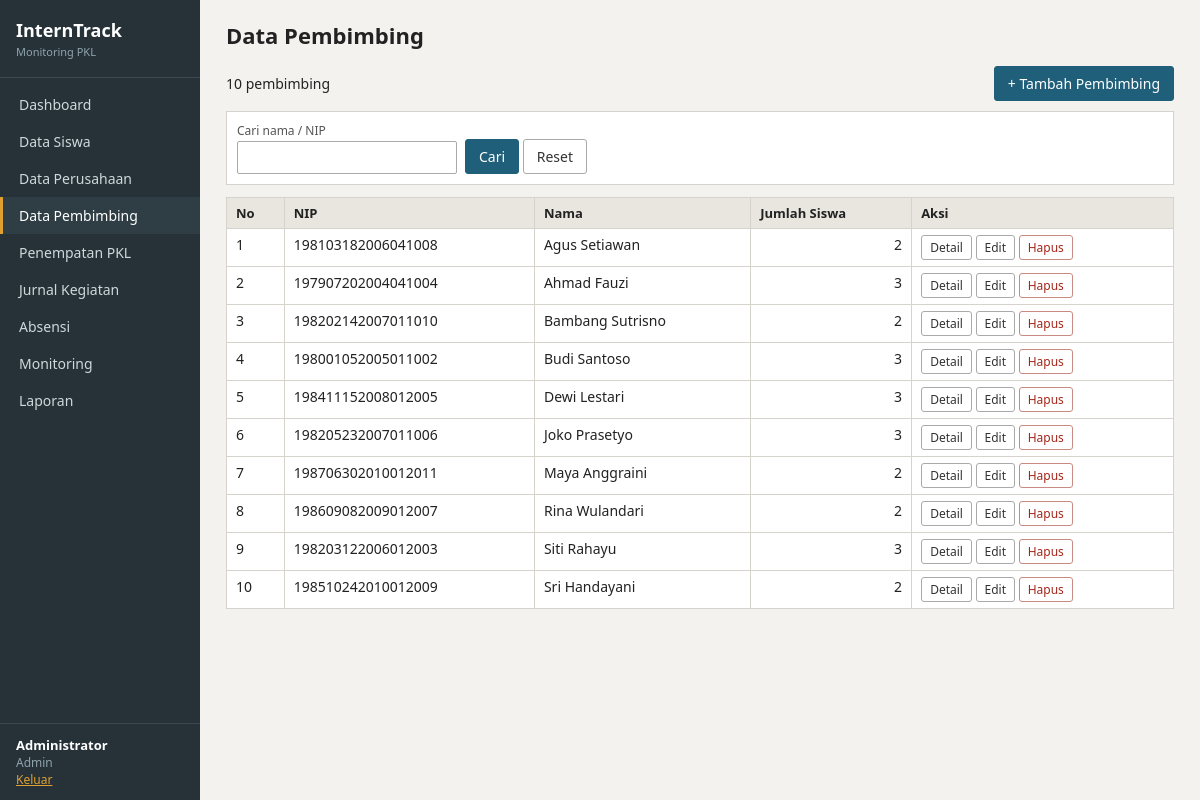
Screenshot of /admin/pembimbing.php (signed in) with the database file from the repository.
### tables this page shows
CREATE TABLE pembimbing (
    id_pembimbing INT AUTO_INCREMENT,
    nip VARCHAR(20) UNIQUE,
    nama_pembimbing VARCHAR(100) NOT NULL,
    id_user INT UNIQUE,
    PRIMARY KEY (id_pembimbing),
    FOREIGN KEY (id_user) REFERENCES users(id_user) ON DELETE SET NULL ON UPDATE CASCADE
);

### admin/pembimbing.php (the view, shortened to what this page needs)
<?php
require __DIR__ . '/../config/config.php';
    ?>
    <?php
$qs = get('q');
$where = '1=1'; $par = [];
$rows = all("SELECT b.*, (SELECT COUNT(*) FROM siswa s WHERE s.id_pembimbing = b.id_pembimbing) jml FROM pembimbing b WHERE $where ORDER BY b.nama_pembimbing", $par);
page_start('Data Pembimbing', 'pembimbing.php');
?>
<div class="top"><span><?= count($rows) ?> pembimbing</span><a class="btn" href="pembimbing.php?act=add">+ Tambah Pembimbing</a></div>
<form method="get" class="filter">
    <div><label>Cari nama / NIP</label><input type="text" name="q" value="<?= e($qs) ?>"></div>
    <div><button class="btn">Cari</button> <a class="btn btn-gray" href="pembimbing.php">Reset</a></div>
</form>
<table>
    <tr><th>No</th><th>NIP</th><th>Nama</th><th>Jumlah Siswa</th><th>Aksi</th></tr>
    <?php foreach ($rows as $i => $r): ?>
        <tr>
            <td><?= $i + 1 ?></td>
            <td><?= e($r['nip']) ?></td>
            <td><?= e($r['nama_pembimbing']) ?></td>
            <td class="num"><?= $r['jml'] ?></td>
            <td class="act">
                <a class="btn btn-sm btn-gray" href="pembimbing.php?act=detail&id=<?= $r['id_pembimbing'] ?>">Detail</a>
                <a class="btn btn-sm btn-gray" href="pembimbing.php?act=edit&id=<?= $r['id_pembimbing'] ?>">Edit</a>
                <?= delete_form('pembimbing.php', $r['id_pembimbing'], 'Hapus', 'Hapus pembimbing ' . $r['nama_pembimbing'] . '?') ?>
            </td>
        </tr>
    <?php endforeach; ?>
</table>
<?php page_end(); ?>

### config/config.php (shortened to what this page needs)
<?php
$DB_HOST = 'localhost';
$DB_NAME = 'interntrack';
$DB_USER = 'root';
$DB_PASS = '';
try {
    $db = new PDO("mysql:host=$DB_HOST;dbname=$DB_NAME;charset=utf8mb4", $DB_USER, $DB_PASS, [
        PDO::ATTR_ERRMODE => PDO::ERRMODE_EXCEPTION,
        PDO::ATTR_DEFAULT_FETCH_MODE => PDO::FETCH_ASSOC,
    ]);
} catch (PDOException $ex) {
    die('Koneksi database gagal. Pastikan database "' . htmlspecialchars($DB_NAME) . '" sudah dibuat dan SQL sudah di-import. <br>' . htmlspecialchars($ex->getMessage()));
}
function q($sql, $params = []) { global $db; $st = $db->prepare($sql); $st->execute($params); return $st; }
function all($sql, $params = []) { return q($sql, $params)->fetchAll(); }
function e($s) { return htmlspecialchars((string)$s, ENT_QUOTES, 'UTF-8'); }
function get($k) { return trim($_GET[$k] ?? ''); }
function me() { return $_SESSION['user'] ?? null; }
function page_start($title, $active = '') {
    $u = me();
    $all = ['admin', 'pembimbing', 'perusahaan', 'siswa'];
    $a = BASE . ($u['role'] === 'siswa' ? '/siswa/' : '/admin/');
    $menu = [
        [$a . 'dashboard.php', 'Dashboard', $all],
        [$a . 'siswa.php', 'Data Siswa', ['admin', 'pembimbing', 'perusahaan']],
        [$a . 'perusahaan.php', 'Data Perusahaan', ['admin']],
        [$a . 'pembimbing.php', 'Data Pembimbing', ['admin']],
        [$a . 'penempatan.php', 'Penempatan PKL', ['admin']],
        [$a . 'jurnal.php', 'Jurnal Kegiatan', $all],
        [$a . 'absensi.php', 'Absensi', $all],
        [$a . 'monitoring.php', 'Monitoring', $all],
        [BASE . '/laporan/laporan.php', 'Laporan', ['admin', 'pembimbing', 'perusahaan']],
    ];
    $roleLabel = ['admin' => 'Admin', 'pembimbing' => 'Guru Pembimbing', 'perusahaan' => 'Perusahaan', 'siswa' => 'Siswa'];
    echo '<!DOCTYPE html><html lang="id"><head><meta charset="utf-8"><meta name="viewport" content="width=device-width, initial-scale=1">';
    echo '<title>' . e($title) . ' - InternTrack</title><link rel="stylesheet" href="' . BASE . '/assets/style.css"></head><body>';
    echo '<div class="side"><div class="brand">InternTrack<small>Monitoring PKL</small></div><ul>';
    foreach ($menu as $m) {
        echo '<li><a href="' . $m[0] . '"' . ($active === basename($m[0]) ? ' class="on"' : '') . '>' . $m[1] . '</a></li>';
    }
    echo '</ul><div class="who"><b>' . e($u['name']) . '</b><br>' . $roleLabel[$u['role']] . '<br><a href="' . BASE . '/auth/logout.php">Keluar</a></div></div>';
    echo '<div class="main"><h1>' . e($title) . '</h1>';
}
function page_end() {
    echo '</div></body></html>';
}
function delete_form($url, $id, $label = 'Hapus', $pesan = 'Yakin ingin menghapus data ini?') {
    return '<form method="post" action="' . e($url) . '" class="inline" onsubmit="return confirm(\'' . e($pesan) . '\')">'
        . '<input type="hidden" name="do" value="delete"><input type="hidden" name="id" value="' . (int)$id . '">'
        . '<button class="btn btn-sm btn-red">' . e($label) . '</button></form>';
}

### assets/style.css (style rules this page uses)
* { box-sizing: border-box; }
body { margin: 0; font-family: "Segoe UI", Arial, sans-serif; font-size: 14px; color: #222; background: #f3f2ee; }
a { color: #1f5f7a; }
.side { position: fixed; top: 0; left: 0; bottom: 0; width: 200px; background: #263238; color: #cfd8dc; display: flex; flex-direction: column; }
.brand { padding: 18px 16px; font-size: 18px; font-weight: bold; color: #fff; border-bottom: 1px solid #3a4850; }
.brand small { display: block; font-size: 11px; font-weight: normal; color: #90a4ae; margin-top: 2px; }
.side ul { list-style: none; margin: 0; padding: 8px 0; flex: 1; }
.side li a { display: block; padding: 9px 16px; color: #cfd8dc; text-decoration: none; border-left: 3px solid transparent; }
.side li a.on { background: #2f3d44; border-left-color: #e0a030; color: #fff; }
.who { padding: 12px 16px; font-size: 12px; border-top: 1px solid #3a4850; color: #90a4ae; }
.who b { color: #fff; font-size: 13px; }
.who a { color: #e0a030; }
.main { margin-left: 200px; padding: 20px 26px 40px; }
h1 { font-size: 22px; margin: 0 0 16px; }
.btn { display: inline-block; padding: 7px 13px; font: inherit; border: 1px solid #1f5f7a; background: #1f5f7a; color: #fff; text-decoration: none; cursor: pointer; border-radius: 3px; }
.btn-gray { background: #fff; color: #333; border-color: #aaa; }
.btn-red { background: #fff; color: #a32619; border-color: #c98a83; }
.btn-sm { padding: 3px 8px; font-size: 12px; }
form.inline { display: inline; }
table { border-collapse: collapse; width: 100%; background: #fff; }
th, td { border: 1px solid #d5d3cc; padding: 6px 9px; text-align: left; vertical-align: top; }
th { background: #e8e6df; font-size: 13px; }
td.num, th.num { text-align: right; }
td.act { white-space: nowrap; }
.filter { background: #fff; border: 1px solid #d5d3cc; padding: 10px; margin-bottom: 12px; display: flex; flex-wrap: wrap; gap: 8px; align-items: end; }
.filter label { display: block; font-size: 12px; color: #555; margin-bottom: 2px; }
.top { display: flex; justify-content: space-between; align-items: center; margin-bottom: 10px; gap: 10px; }
input[type=text], input[type=password], input[type=date], input[type=time], select, textarea { font: inherit; padding: 6px 8px; border: 1px solid #aaa; background: #fff; border-radius: 2px; max-width: 100%; }

### rows the page displays
pembimbing: nip "198103182006041008", nama_pembimbing "Agus Setiawan", jml "2"
pembimbing: nip "197907202004041004", nama_pembimbing "Ahmad Fauzi", jml "3"
pembimbing: nip "198202142007011010", nama_pembimbing "Bambang Sutrisno", jml "2"
pembimbing: nip "198001052005011002", nama_pembimbing "Budi Santoso", jml "3"
pembimbing: nip "198411152008012005", nama_pembimbing "Dewi Lestari", jml "3"
pembimbing: nip "198205232007011006", nama_pembimbing "Joko Prasetyo", jml "3"
pembimbing: nip "198706302010012011", nama_pembimbing "Maya Anggraini", jml "2"
pembimbing: nip "198609082009012007", nama_pembimbing "Rina Wulandari", jml "2"
pembimbing: nip "198203122006012003", nama_pembimbing "Siti Rahayu", jml "3"
pembimbing: nip "198510242010012009", nama_pembimbing "Sri Handayani", jml "2"

### other values shown
$m[1] "Dashboard"
$m[1] "Data Siswa"
$m[1] "Data Perusahaan"
$m[1] "Data Pembimbing"
$m[1] "Penempatan PKL"
$m[1] "Jurnal Kegiatan"
$m[1] "Absensi"
$m[1] "Monitoring"
$m[1] "Laporan"
$u['name'] "Administrator"
$roleLabel[$u['role']] "Admin"
$title "Data Pembimbing"
count($rows) "10"
